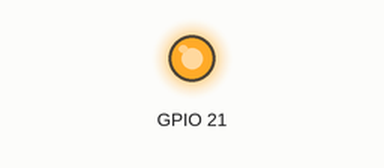
Recording of a program running on a simulated Raspberry Pi (BCM pin numbers). Parts: output pins drawn as LEDs (lit = HIGH). At 0.0 s the program stops and its outputs stay as they are.

Above: at 0.1 s.
Timing chart, 0 to 1.5 s (numbered marks = the images above):
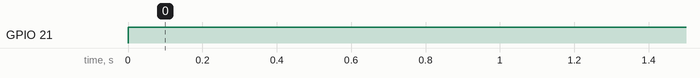

Measured:
- by itself, GPIO 21: LOW → HIGH at 0.00 s

The program:

GPIO_output.py
```python
import time
import threading
import RPi.GPIO as GPIO


class Test:

    def __init__(self, pin: int):
        self._pin = pin
        GPIO.setmode(GPIO.BCM)  # BCM=GPIO PIN  BOARD=RASP PIN
        GPIO.setwarnings(False)
        GPIO.setup(self._pin, GPIO.OUT)

    def set_ena(self, ena: bool):
        GPIO.output(self._pin, 1 if ena else 0)


if __name__ == '__main__':
    test = Test(21)
    test.set_ena(ena=True)
```
